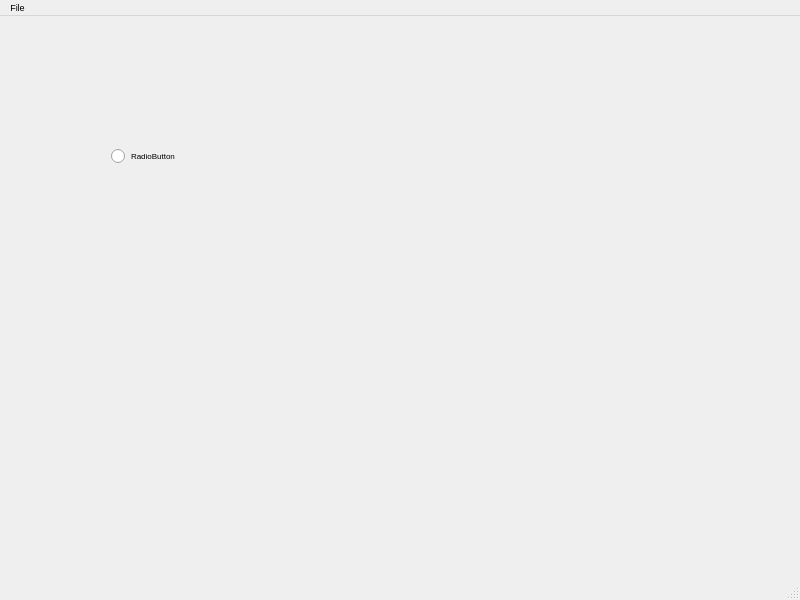
<?xml version="1.0" encoding="UTF-8"?>
<ui version="4.0">
 <class>MainWindow</class>
 <widget class="QMainWindow" name="MainWindow">
  <property name="geometry">
   <rect>
    <x>0</x>
    <y>0</y>
    <width>800</width>
    <height>600</height>
   </rect>
  </property>
  <property name="font">
   <font>
    <pointsize>7</pointsize>
   </font>
  </property>
  <property name="windowTitle">
   <string>MainWindow</string>
  </property>
  <widget class="QWidget" name="centralWidget">
   <widget class="QWidget" name="gridLayoutWidget">
    <property name="geometry">
     <rect>
      <x>100</x>
      <y>100</y>
      <width>160</width>
      <height>80</height>
     </rect>
    </property>
    <layout class="QGridLayout" name="gridLayout">
     <item row="0" column="0">
      <widget class="QRadioButton" name="radioButton">
       <property name="font">
        <font>
         <pointsize>6</pointsize>
        </font>
       </property>
       <property name="text">
        <string>RadioButton</string>
       </property>
      </widget>
     </item>
    </layout>
   </widget>
  </widget>
  <widget class="QMenuBar" name="menuBar">
   <property name="geometry">
    <rect>
     <x>0</x>
     <y>0</y>
     <width>800</width>
     <height>18</height>
    </rect>
   </property>
   <widget class="QMenu" name="menuFile">
    <property name="title">
     <string>File</string>
    </property>
   </widget>
   <addaction name="menuFile"/>
  </widget>
  <widget class="QStatusBar" name="statusBar"/>
 </widget>
 <layoutdefault spacing="6" margin="11"/>
 <resources/>
 <connections/>
</ui>
